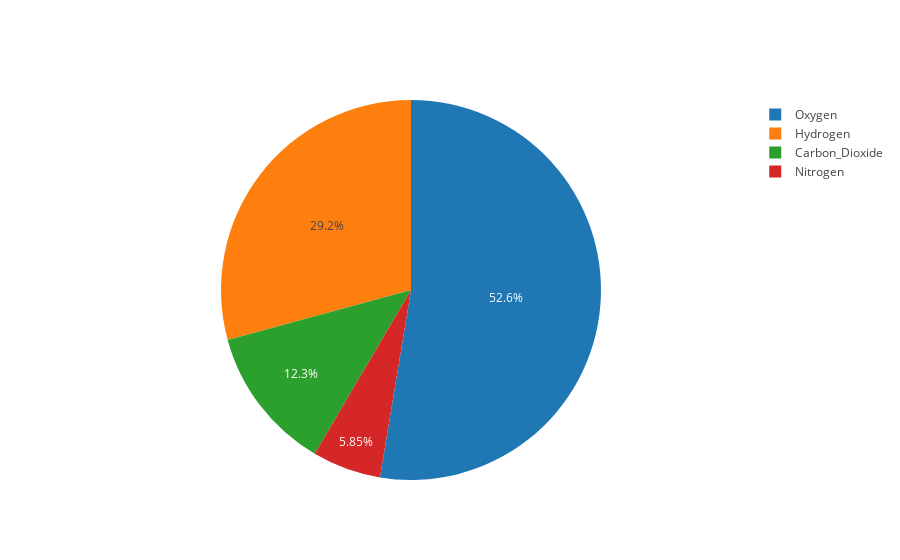

The notebook cell this image was saved under:
### Code cell
import plotly.graph_objs as go

labels = ['Oxygen','Hydrogen','Carbon_Dioxide','Nitrogen']
values = [4500, 2500, 1053, 500]

iplot(go.Figure(data=[go.Pie(labels=labels, values=values)]))

### Figure 1 — Plotly figure (JSON) as saved in the notebook; plotly's stock layout.template omitted (floating-point values rounded to 4 significant figures)
{"data": [{"labels": ["Oxygen", "Hydrogen", "Carbon_Dioxide", "Nitrogen"], "type": "pie", "uid": "8595544b-fd5f-477e-afee-a57db9b94eb9", "values": [4500, 2500, 1053, 500]}], "layout": {}}
